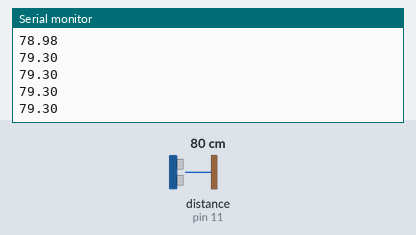
The sketch below on a simulated Arduino Uno, built with avr-gcc and run on an emulated ATmega328P. On the bench: the last lines printed to the serial monitor. Wiring (inferred from the names in the program): ultrasonic range finder: trigger pin 10; echo pin 11. The test bench sets the inputs (shaded band); at power-on: distance to the obstacle (sensor on pin 11) 80 cm. The echo pulse lasts 58.3 µs per cm.

Above: at 1.2 s.
1.3 s: distance to the obstacle (sensor on pin 11) set to 2 cm
At 1.72 s:
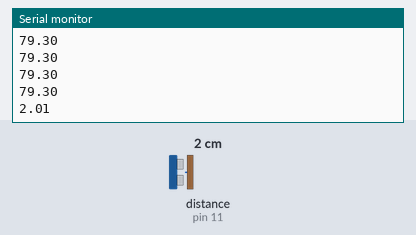
2.8 s: distance to the obstacle (sensor on pin 11) set to 4 cm
At 2.97 s:
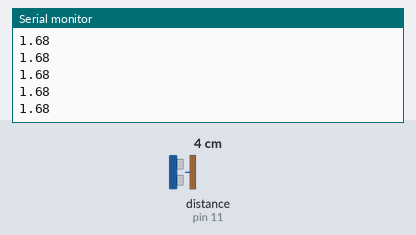
Timing chart, 0 to 5.8 s (numbered marks = the images above; inputs shaded):
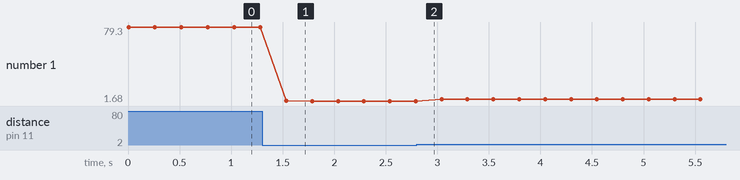

Measured:
- after the input at 1.3 s, the serial monitor: prints a new line after 0.23 s (image 1)
- plotted number 1: 79.3 → 1.68 after the input at 1.3 s, 1.68 → 3.66 after the input at 2.8 s

The sketch:

5_virtual_world.ino
```cpp
// Calculates distance with Ultrasonic sensor
// Sends to Serial Port for Python to read

int triggerPin = 10;
int echoPin=11;
int pingTravelTime;
int delayT1=10;
int delayT2=250;
float distance; // in cm
float velocity = 340; // in m/s

int count = 0;

void setup() {
  // put your setup code here, to run once:
Serial.begin(9600);
pinMode(triggerPin, OUTPUT);
pinMode(echoPin, INPUT);
}

void loop() {
  // put your main code here, to run repeatedly:
sendPulse();
calculateDistance();
displayVelocity();
delay(delayT2);

}


void sendPulse(){
  digitalWrite(triggerPin, LOW);
delayMicroseconds(delayT1);
digitalWrite(triggerPin, HIGH);
delayMicroseconds(delayT1);
digitalWrite(triggerPin, LOW); // launches sound wave.
// echoPin goes high until sound wave returns
pingTravelTime = pulseIn(echoPin, HIGH); // measures how long echoPin is high
}

void calculateDistance(){
  distance= velocity*100.*(pingTravelTime/2./1000000.);
}

void displayVelocity(){
Serial.println(distance);
}
```
